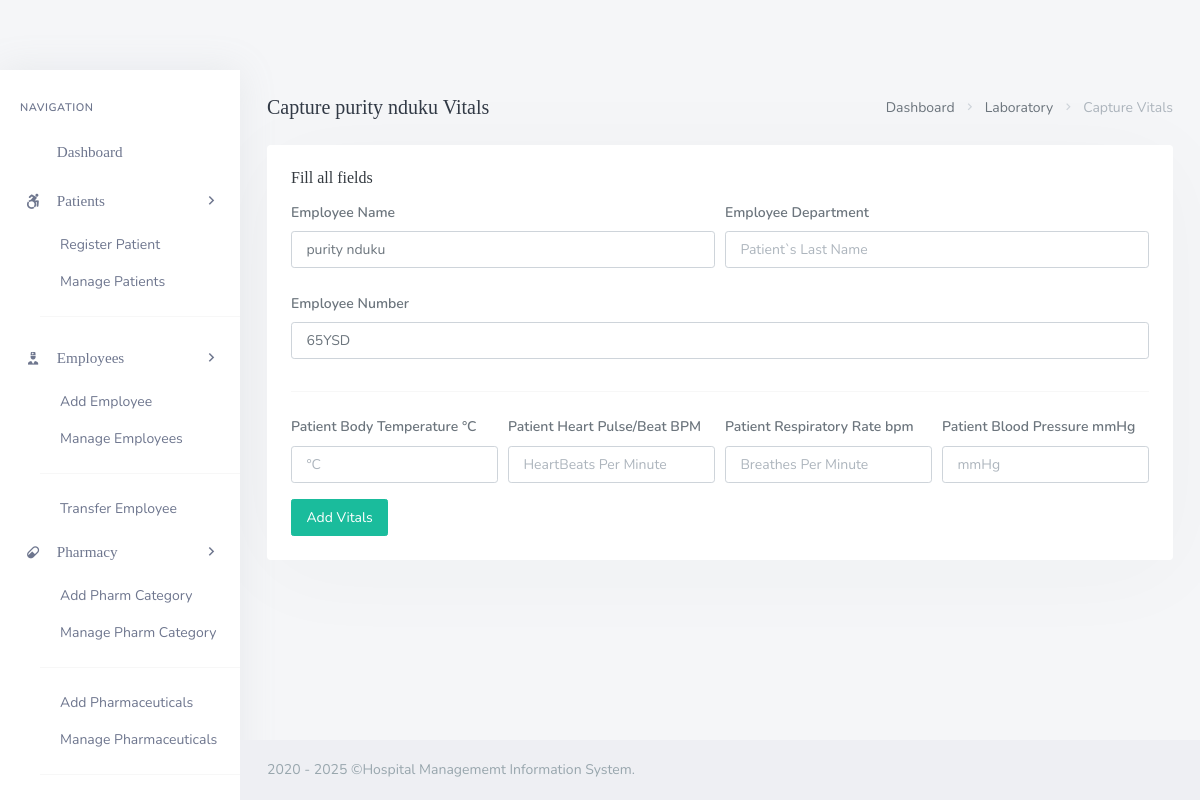
/backend/admin/his_admin_add_single_employee_vitals.php?doc_number=65YSD, run on an earlier commit of the app's database.
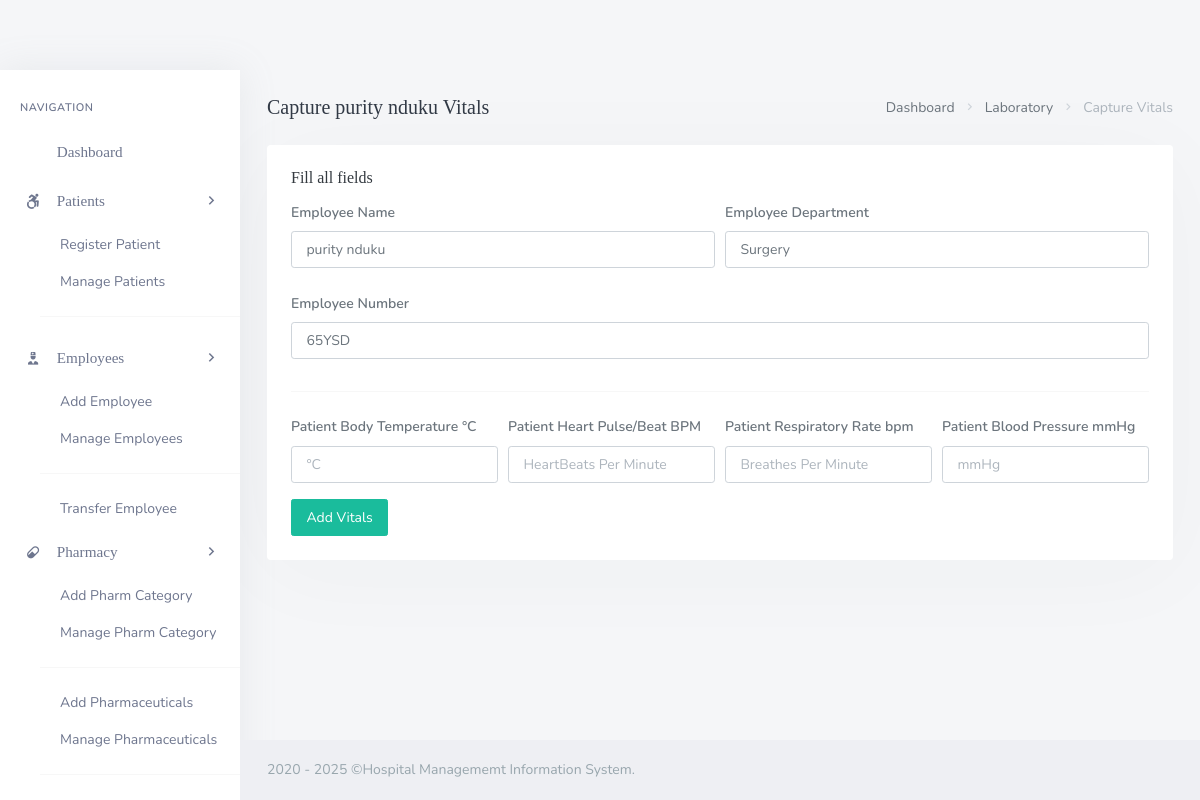
And on a later commit of the database.
### tables this page shows
CREATE TABLE `his_docs` (
  `doc_id` int(20) NOT NULL,
  `doc_fname` varchar(200) DEFAULT NULL,
  `doc_lname` varchar(200) DEFAULT NULL,
  `doc_email` varchar(200) DEFAULT NULL,
  `doc_pwd` varchar(200) DEFAULT NULL,
  `doc_dept` varchar(200) NOT NULL,
  `doc_number` varchar(200) DEFAULT NULL,
  `doc_dpic` varchar(200) DEFAULT NULL,
  `doc_start_time` time DEFAULT NULL,
  `doc_end_time` time DEFAULT NULL
);

### backend/admin/his_admin_add_single_employee_vitals.php (the view, shortened to what the changed rows need)
<?php
	include('assets/inc/config.php');
?>
<!DOCTYPE html>
<html lang="en">
    <?php include('assets/inc/head.php');?>
    <body>
        <div id="wrapper">
            <?php
                $doc_number = $_GET['doc_number'];
                $ret = "SELECT  * FROM his_docs WHERE doc_number=?";
                $stmt= $mysqli->prepare($ret) ;
                $stmt->bind_param('s',$doc_number);
                $stmt->execute() ;
                $res=$stmt->get_result();
                while($row=$res->fetch_object())
                {
            ?>
                <div class="content-page">
                    <div class="content">
                        <div class="container-fluid">
                            <div class="row">
                                <div class="col-12">
                                    <div class="page-title-box">
                                        <div class="page-title-right">
                                            <ol class="breadcrumb m-0">
                                                <li class="breadcrumb-item"><a href="his_admin_dashboard.php">Dashboard</a></li>
                                                <li class="breadcrumb-item"><a href="javascript: void(0);">Laboratory</a></li>
                                                <li class="breadcrumb-item active">Capture Vitals</li>
                                            </ol>
                                        </div>
                                        <h4 class="page-title">Capture <?php echo $row->doc_fname;?> <?php echo $row->doc_lname;?> Vitals</h4>
                                    </div>
                                </div>
                            </div>
                            <div class="row">
                                <div class="col-12">
                                    <div class="card">
                                        <div class="card-body">
                                            <h4 class="header-title">Fill all fields</h4>
                                            <form method="post">
                                                <div class="form-row">
                                                    <div class="form-group col-md-6">
                                                        <label for="inputEmail4" class="col-form-label">Employee  Name</label>
                                                        <input type="text" required="required" readonly name="" value="<?php echo $row->doc_fname;?> <?php echo $row->doc_lname;?>" class="form-control" id="inputEmail4" placeholder="Patient's First Name">
                                                    </div>
                                                    <div class="form-group col-md-6">
                                                        <label for="inputPassword4" class="col-form-label">Employee Department</label>
                                                        <input required="required" type="text" readonly name="" value="<?php echo $row->doc_dept;?>" class="form-control"  id="inputPassword4" placeholder="Patient`s Last Name">
                                                    </div>
                                                </div>
                                                <div class="form-row">
                                                    <div class="form-group col-md-12">
                                                        <label for="inputEmail4" class="col-form-label">Employee Number</label>
                                                        <input type="text" required="required" readonly name="vit_pat_number" value="<?php echo $row->doc_number;?>" class="form-control" id="inputEmail4" placeholder="DD/MM/YYYY">
                                                    </div>
                                                </div>
                                                <hr>
                                                <div class="form-row">
                                                    <div class="form-group col-md-3">
                                                        <label for="inputEmail4" class="col-form-label">Patient Body Temperature °C</label>
                                                        <input type="text" required="required"  name="vit_bodytemp"class="form-control" id="inputEmail4" placeholder="°C">
                                                    </div>
                                                    <div class="form-group col-md-3">
                                                        <label for="inputPassword4" class="col-form-label">Patient Heart Pulse/Beat BPM</label>
                                                        <input required="required" type="text"  name="vit_heartpulse"  class="form-control"  id="inputPassword4" placeholder="HeartBeats Per Minute ">
                                                    </div>
                                                    <div class="form-group col-md-3">
                                                        <label for="inputPassword4" class="col-form-label">Patient Respiratory Rate bpm</label>
                                                        <input required="required" type="text"  name="vit_resprate"  class="form-control"  id="inputPassword4" placeholder="Breathes Per Minute">
                                                    </div>
                                                    <div class="form-group col-md-3">
                                                        <label for="inputPassword4" class="col-form-label">Patient Blood Pressure mmHg</label>
                                                        <input required="required" type="text"  name="vit_bloodpress"  class="form-control"  id="inputPassword4" placeholder="mmHg">
                                                    </div>
                                                </div>
                                                <button type="submit" name="add_emp_vitals" class="ladda-button btn btn-success" data-style="expand-right">Add Vitals</button>
                                            </form>
                                        </div>
                                    </div>
                                </div>
                            </div>
                        </div>
                    </div>
                    <?php include('assets/inc/footer.php');?>
                </div>
            <?php }?>
        </div>
    </body>
</html>

### backend/admin/assets/inc/footer.php
<footer class="footer">
    <div class="container-fluid">
        <div class="row">
            <div class="col-md-12">
                2020 - <?php echo date('Y'); ?> &copy;Hospital Managememt Information System.
            </div>
        </div>
    </div>
</footer>

What changed in the data, as far as the page shows it:
changed his_docs "purity": doc_dept (not shown) → "Surgery"
